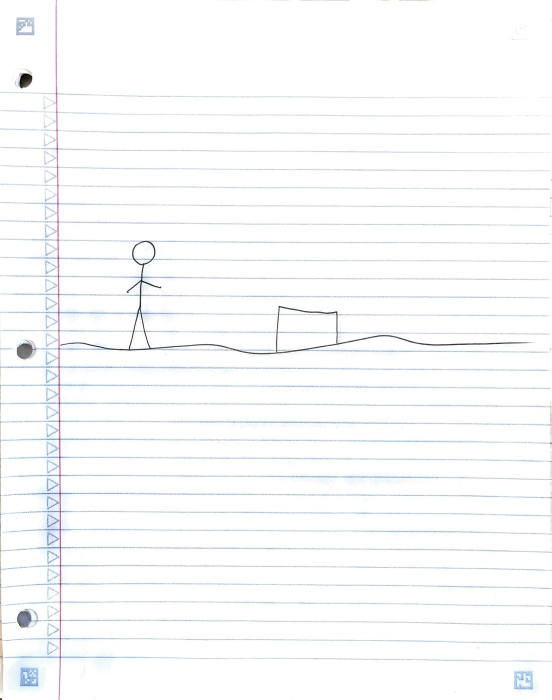
#> input picture samples/scans/page_01.jpg, 1104 x 1400 px (shown at 1/2 size)
$ python -i preprocess.py   (imports and definitions only)
#> lines starting #> are read from the running program, lines starting #| are printed output that depends on the picture; after the words box and inside, x2 and y2 are one past the last pixel; in counts of white or black regions, pixels touching at a corner belong together
"""Turning phone scans of notebook pages (or browser drawings) into clean, aligned ink.

Scans of flipbook pages have problems that break optical flow before it starts:
every page is cropped and lit differently, the paper has blue ruled lines, a red
margin, hole punches, and ink bleeding through from the other side. So before
computing any flow we

1. resize every page to a common size,
2. extract the ink: ``max(R, G, B)`` makes blue rules / red margins / blue stains
   almost white, then dividing by a local paper-brightness estimate removes
   lighting gradients,
3. drop hole punches (thick, round blobs hugging the left/right edge),
4. stabilise the pages: consecutive pages are aligned on the printed paper
   (ruled lines / margin), so scan jitter is removed and the remaining motion is
   the animation itself,
5. build the flow input: ``exp(-d / sigma)`` where ``d`` is the distance to the
   nearest stroke. A 2px pencil line has almost no support for a 15x15 LK window;
   the distance field turns it into a wide, smooth ridge LK can lock onto.
"""

from __future__ import annotations

import io
from dataclasses import dataclass

import cv2
import numpy as np
from PIL import Image, ImageOps

# --------------------------------------------------------------------------- loading


# [15 lines left out: functions load_rgb, working_size, not called in this run]


# --------------------------------------------------------------------------- ink


def _odd(n: float) -> int:
    n = max(3, int(round(n)))
    return n if n % 2 else n + 1


def _smoothstep(lo: float, hi: float, x: np.ndarray) -> np.ndarray:
    t = np.clip((x - lo) / (hi - lo), 0.0, 1.0)
    return t * t * (3 - 2 * t)


def ink_from_scan(rgb: np.ndarray, lo: float = 0.18, hi: float = 0.5, chroma_penalty: float = 0.6) -> np.ndarray:
    """Ink strength in [0, 1] for a photographed/scanned page.

    Darkness is measured on max(R, G, B) against a local paper estimate, so light
    coloured print (blue rules) vanishes and lighting gradients cancel. Printed
    lines that scanners render darker (the magenta margin) are still strongly
    coloured, while pencil and black pen are grey, so the colour a thin line adds
    over its surroundings is subtracted. Blue ballpoint keeps a weaker but visible
    stroke.
    """
#> called with lo = 0.18, hi = 0.5, chroma_penalty = 0.6
    h = rgb.shape[0]
#> h = 1400
    f = rgb.astype(np.float32) / 255.0
    v = f.max(axis=2)
    chroma = v - f.min(axis=2)
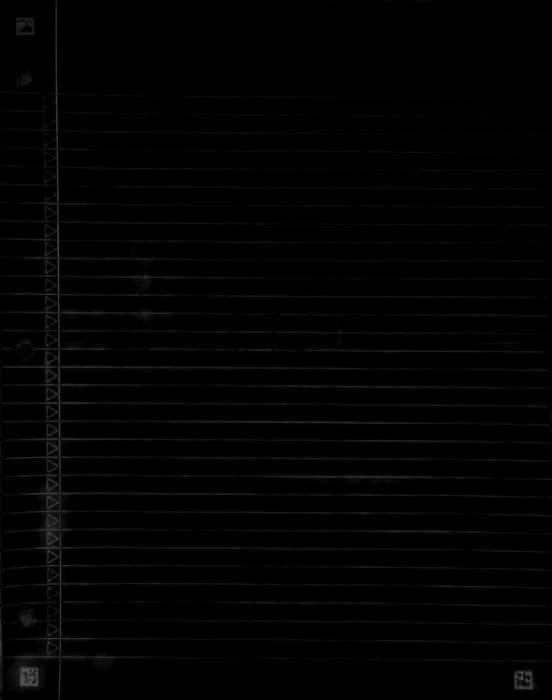
#> chroma: shape (1400, 1104) float32 (shown at 1/2 size); min 0, max 0.349, mean 0.0104
    k = _odd(0.012 * h)
#> k = 17
    paper = cv2.dilate(v, cv2.getStructuringElement(cv2.MORPH_ELLIPSE, (k, k)))
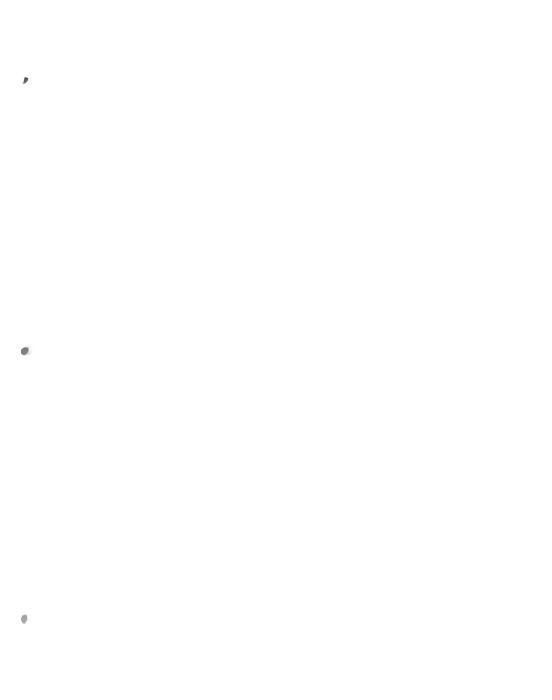
#> paper: shape (1400, 1104) float32 (shown at 1/2 size); min 0.247, max 1, mean 1
    paper = cv2.GaussianBlur(paper, (0, 0), 0.01 * h)
    darkness = np.clip((paper - v) / np.maximum(paper, 1e-3), 0.0, 1.0)
    # Only colour that thin lines add on top of their surroundings counts: pencil
    # drawn over a blue ink stain is bluish too, and must survive.
    local = cv2.morphologyEx(chroma, cv2.MORPH_OPEN, cv2.getStructuringElement(cv2.MORPH_ELLIPSE, (k, k)))
    excess = np.clip(chroma - local, 0.0, 1.0)
    ink = _smoothstep(lo, hi, darkness - chroma_penalty * excess)
#> in _smoothstep, `t = np.clip((x - lo) / (hi - lo), 0.0, 1.0)`:
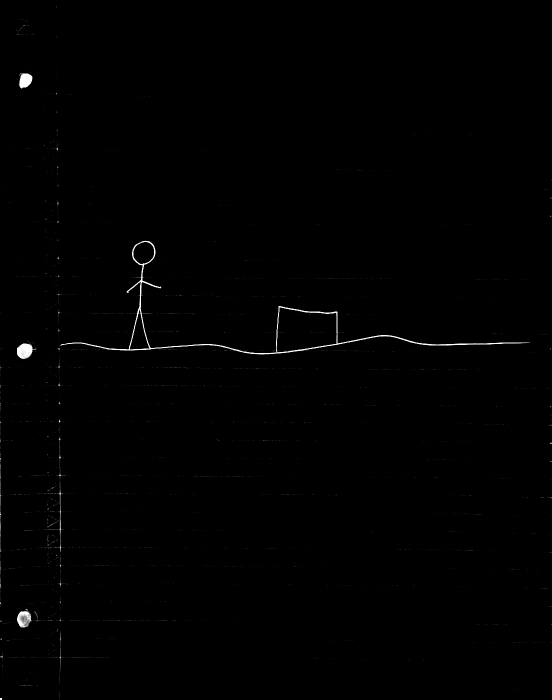
#> t: shape (1400, 1104) float32 (shown at 1/2 size); min 0, max 1, mean 0.00481
    return remove_specks(ink.astype(np.float32))


def remove_specks(ink: np.ndarray, min_area: int = 10) -> np.ndarray:
    """Drop isolated dust / JPEG specks smaller than ``min_area`` pixels."""
#> called with min_area = 10
    mask = (ink > 0.25).astype(np.uint8)
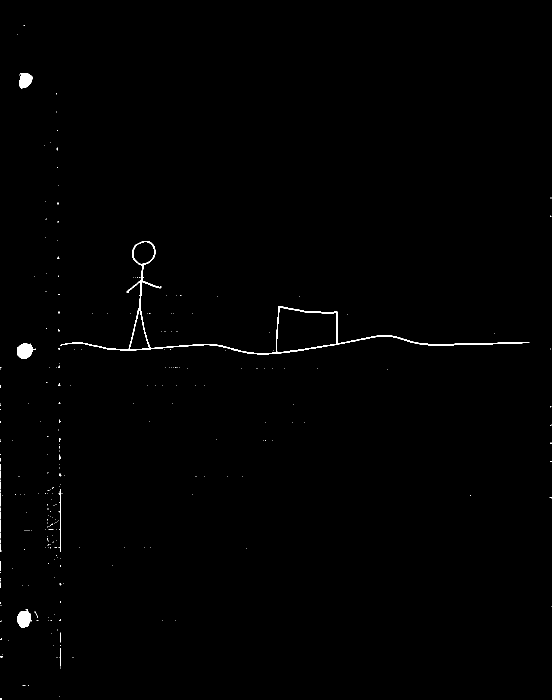
#> mask: shape (1400, 1104) (shown at 1/2 size); values 0 (black) and 1 (white), 0.48% white; 272 white regions (262 under 20 px), largest, box (x1, y1, x2, y2) and area: (121, 482, 1059, 709) 4244, (34, 687, 72, 718) 786, (34, 1222, 64, 1256) 738
    n, labels, stats, _ = cv2.connectedComponentsWithStats(mask, connectivity=8)
#> labels: shape (1400, 1104) int32; 273 distinct labels, from 0 to 272
#> n = 273; stats = 273 rows, first 6: [0, 0, 1104, 1400, 1538116], [47, 51, 3, 1, 3], [34, 69, 1, 1, 1], [38, 146, 27, 31, 615], [112, 186, 2, 3, 4], [113, 223, 1, 2, 2]
    small = np.zeros(n, bool)
    small[1:] = stats[1:, cv2.CC_STAT_AREA] < min_area
    out = ink.copy()
    out[small[labels]] = 0.0
#> out: shape (1400, 1104) float32; min 0, max 1, mean 0.00432
    weak = (ink > 0) & (mask == 0)
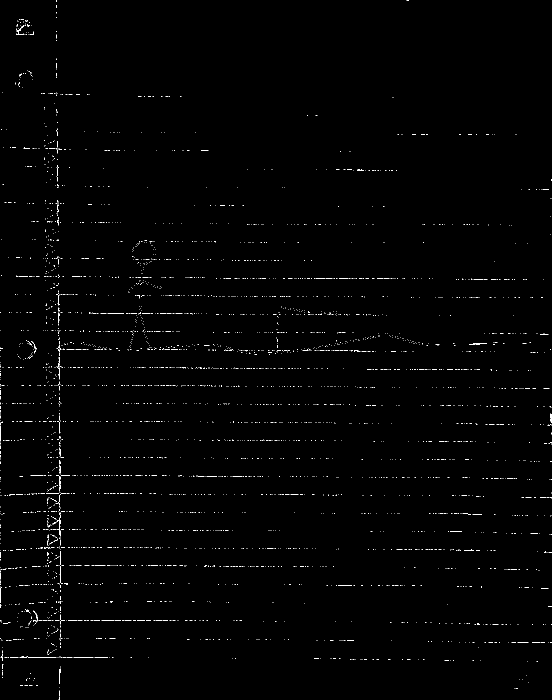
#> weak: shape (1400, 1104) bool (shown at 1/2 size); 0.69% white in thin lines or dots
    out[weak & (cv2.dilate(mask, np.ones((5, 5), np.uint8)) == 0)] = 0.0  # faint haze far from any stroke
#> out: shape (1400, 1104) float32; min 0, max 1, mean 0.00415
    return out


# [85 lines left out: functions ink_from_drawing, remove_hole_punches, soft_field, _profile_shift, estimate_paper_shift, not called in this run]


# --------------------------------------------------------------------------- frames


@dataclass
class PreparedFrame:
    rgb: np.ndarray  # float32 HxWx3 in [0, 1], aligned
    ink: np.ndarray  # float32 HxW in [0, 1], aligned
    field: np.ndarray  # float32 HxW, flow input
    transform: np.ndarray  # 2x3 affine applied to the original (resized) page


# [45 lines left out: function prepare_frames, not called in this run]


# --------------------------------------------------------------------------- rendering


PAPER = np.array([0.985, 0.978, 0.955], np.float32)
INK = np.array([0.12, 0.12, 0.16], np.float32)


# [4 lines left out: function render_clean, not called in this run]


def to_uint8(img: np.ndarray) -> np.ndarray:
    return (np.clip(img, 0, 1) * 255 + 0.5).astype(np.uint8)

>>> import cv2
>>> picture = cv2.cvtColor(cv2.imread('../../samples/scans/page_01.jpg'), cv2.COLOR_BGR2RGB)
>>> result = ink_from_scan(picture)

$ run again, on samples/scans/page_02.jpg
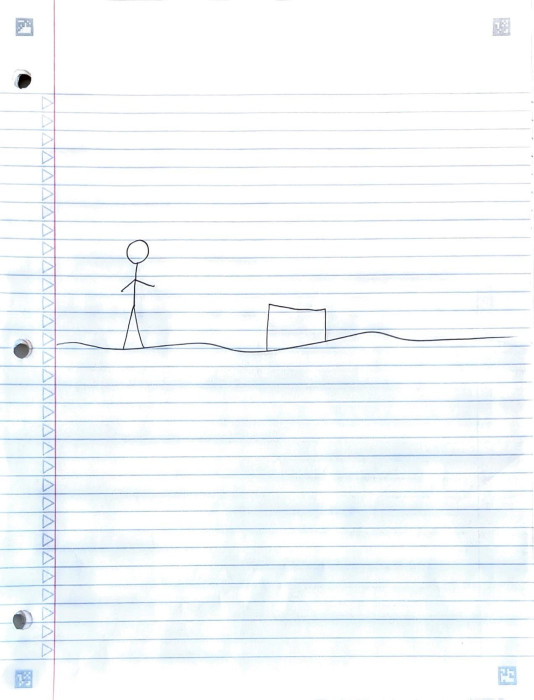
#> input picture samples/scans/page_02.jpg, 1068 x 1400 px (shown at 1/2 size)
#> in remove_specks, `mask = (ink > 0.25).astype(np.uint8)`:
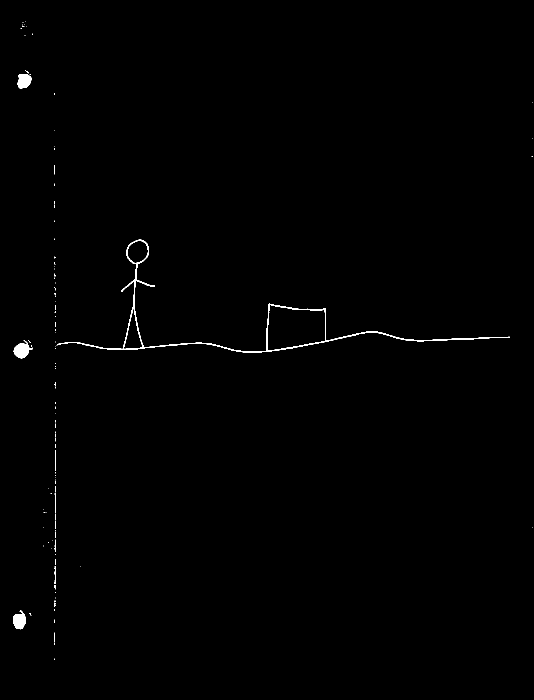
#> mask: shape (1400, 1068) (shown at 1/2 size); values 0 (black) and 1 (white), 0.45% white; 107 white regions (97 under 20 px), largest, box (x1, y1, x2, y2) and area: (113, 479, 1020, 705) 3992, (27, 680, 65, 717) 757, (26, 1221, 52, 1259) 682
#> labels: shape (1400, 1068) int32; 108 distinct labels, from 0 to 107
#> n = 108; stats = 108 rows, first 6: [0, 0, 1068, 1400, 1488426], [50, 43, 1, 1, 1], [45, 45, 2, 1, 2], [45, 48, 1, 1, 1], [48, 49, 1, 1, 1], [45, 51, 4, 3, 8]
#> in remove_specks, `weak = (ink > 0) & (mask == 0)`:
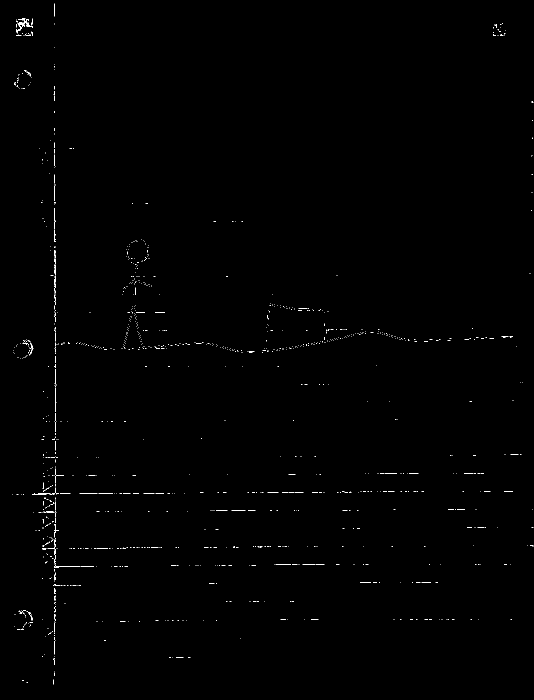
#> weak: shape (1400, 1068) bool (shown at 1/2 size); 0.34% white in thin lines or dots

$ run again, on samples/scans/page_03.jpg
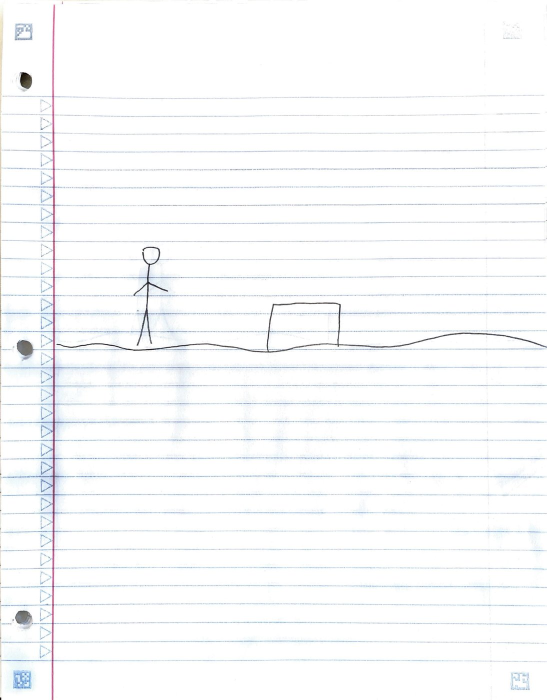
#> input picture samples/scans/page_03.jpg, 1093 x 1400 px (shown at 1/2 size)
#> in remove_specks, `mask = (ink > 0.25).astype(np.uint8)`:
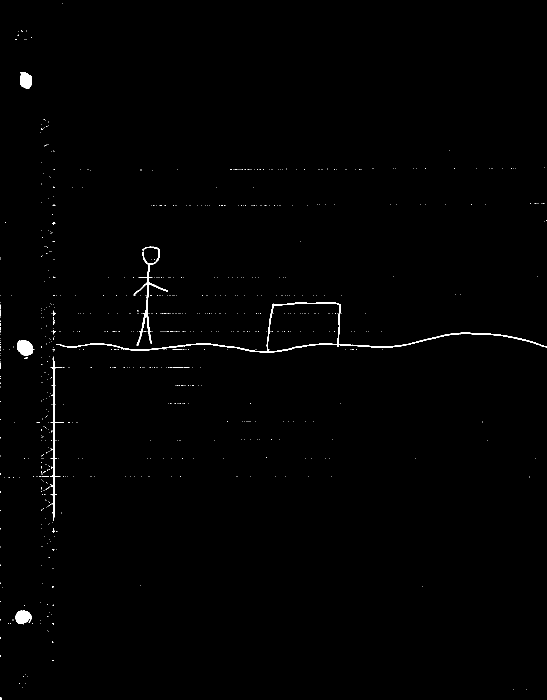
#> mask: shape (1400, 1093) (shown at 1/2 size); values 0 (black) and 1 (white), 0.61% white; 748 white regions (737 under 20 px), largest, box (x1, y1, x2, y2) and area: (113, 605, 1093, 705) 3260, (267, 493, 336, 691) 1256, (100, 717, 128, 1042) 1141
#> labels: shape (1400, 1093) int32; 749 distinct labels, from 0 to 748
#> n = 749; stats = 749 rows, first 6: [0, 0, 1093, 1400, 1520902], [124, 7, 1, 1, 1], [43, 60, 3, 3, 5], [52, 61, 1, 2, 2], [37, 62, 1, 1, 1], [37, 68, 1, 1, 1]
#> in remove_specks, `weak = (ink > 0) & (mask == 0)`:
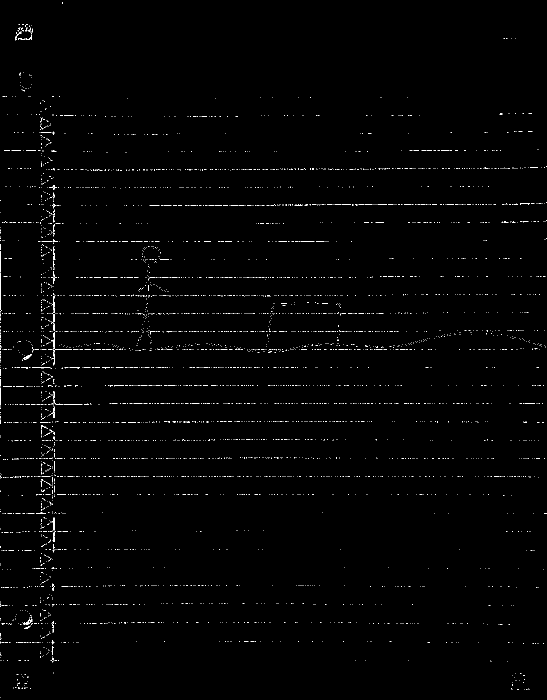
#> weak: shape (1400, 1093) bool (shown at 1/2 size); 0.84% white in thin lines or dots

$ run again, on samples/scans/page_04.jpg
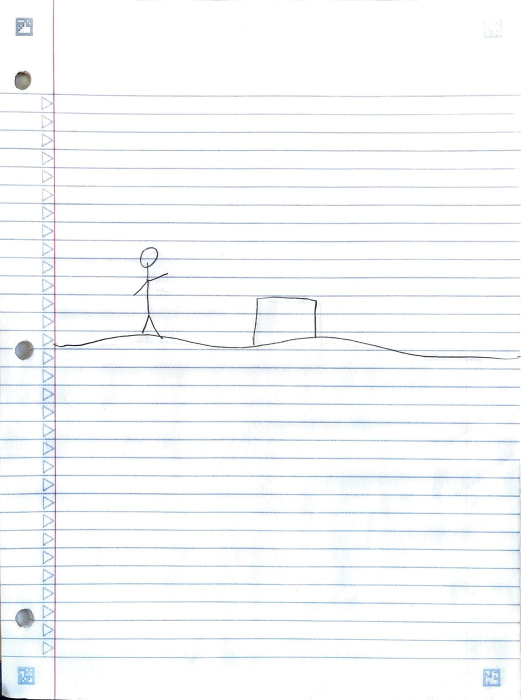
#> input picture samples/scans/page_04.jpg, 1042 x 1400 px (shown at 1/2 size)
#> in remove_specks, `mask = (ink > 0.25).astype(np.uint8)`:
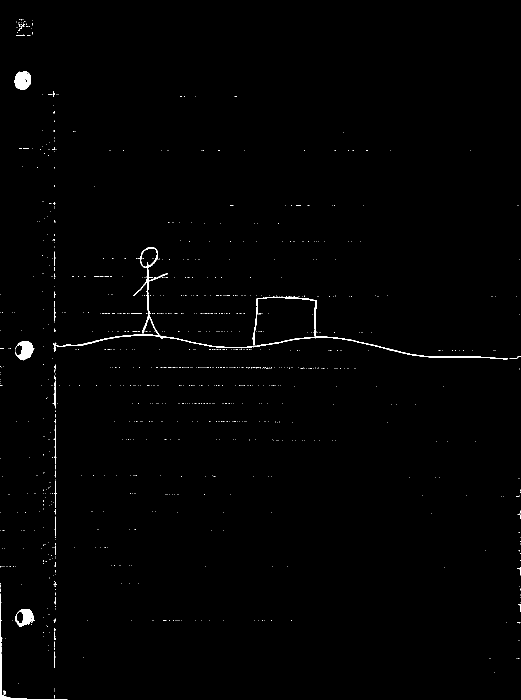
#> mask: shape (1400, 1042) (shown at 1/2 size); values 0 (black) and 1 (white), 0.67% white; 953 white regions (934 under 20 px), largest, box (x1, y1, x2, y2) and area: (106, 494, 1016, 719) 3700, (29, 142, 62, 180) 940, (0, 1187, 135, 1400) 884
#> labels: shape (1400, 1042) int32; 954 distinct labels, from 0 to 953
#> n = 954; stats = 954 rows, first 6: [0, 0, 1042, 1400, 1449029], [38, 39, 3, 1, 3], [42, 39, 2, 2, 3], [45, 39, 2, 1, 2], [64, 40, 1, 1, 1], [33, 42, 1, 1, 1]
#> weak: shape (1400, 1042) bool; 1.6% white in thin lines or dots
#> in remove_specks, `out[weak & (cv2.dilate(mask, np.ones((5, 5), np.uint8)) == 0)] = 0.0`:
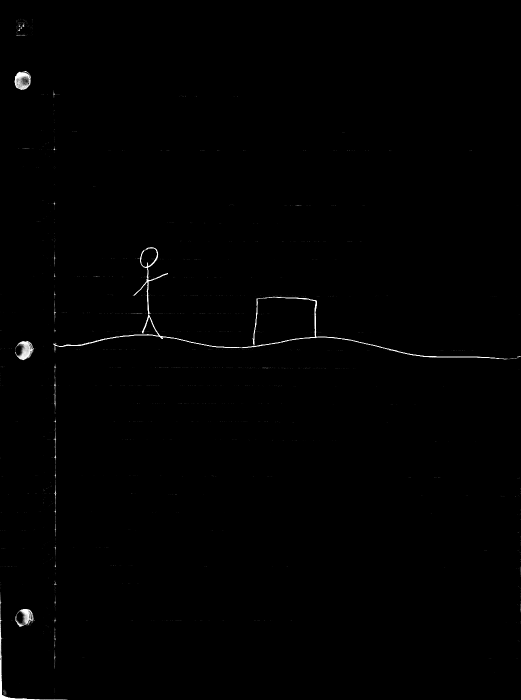
#> out: shape (1400, 1042) float32 (shown at 1/2 size); min 0, max 1, mean 0.00482
